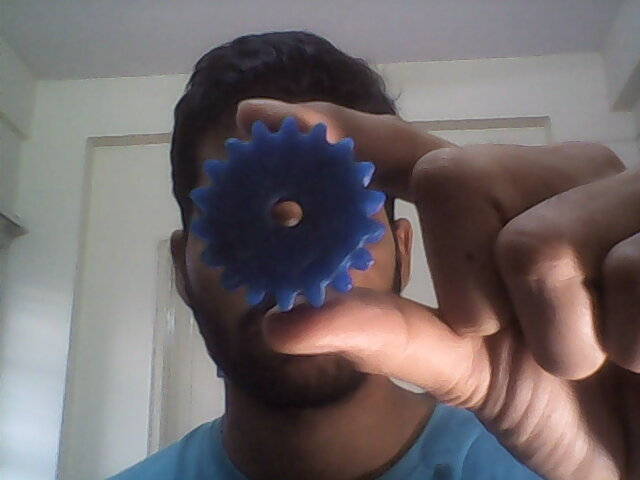
#> input picture other_images/image_1.jpg, 640 x 480 px; its folder holds only this picture in this run
$ python distance_triangle.py   (older library calls are emulated)
#> lines starting #> are read from the running program, lines starting #| are printed output that depends on the picture; after the words box and inside, x2 and y2 are one past the last pixel; in counts of white or black regions, pixels touching at a corner belong together
#> further down, image is the input picture: shape (480, 640, 3); mean B, G, R 106.8, 105.3, 113.4
import cv2
import glob

def find_marker(image):
    gray = cv2.cvtColor(image, cv2.COLOR_BGR2GRAY)
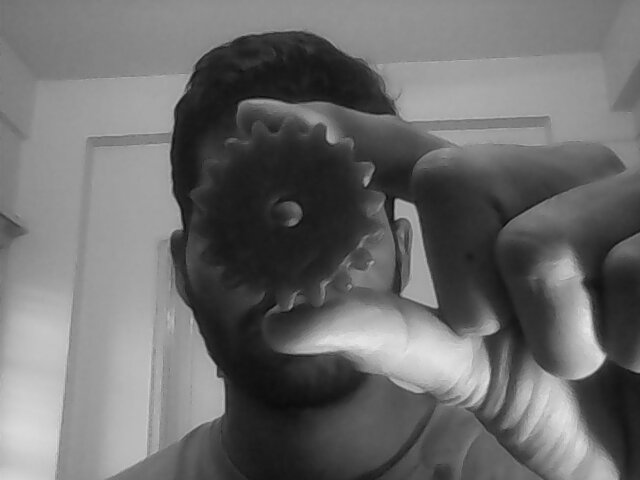
#> gray: shape (480, 640); min 10, max 233, mean 107.9
    gray = cv2.GaussianBlur(gray, (5, 5), 0)
    edged = cv2.Canny(gray, 35, 125)
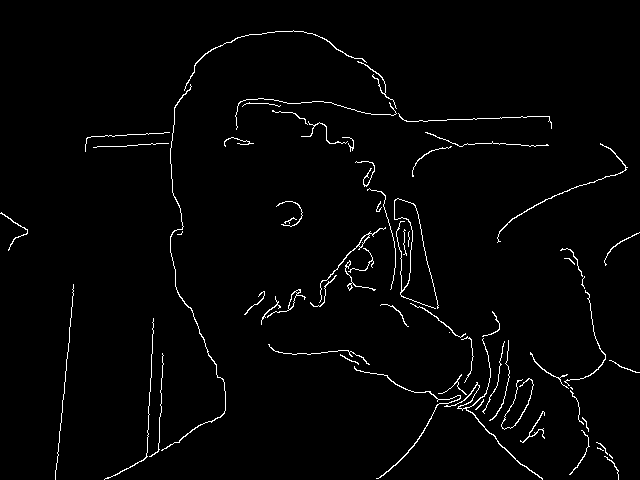
#> edged: shape (480, 640); 2% white in thin lines or dots

    (frame,cnts,_) = cv2.findContours(edged.copy(), cv2.RETR_LIST, cv2.CHAIN_APPROX_SIMPLE)
#> cnts = 70 contours, 52 with area under 20; largest, box (x1, y1, x2, y2) and area: (444, 338, 543, 480) 102, (267, 289, 306, 318) 92, (319, 227, 386, 303) 91, (161, 84, 226, 451) 88, (354, 366, 461, 479) 80
    c = max(cnts, key=cv2.contourArea)
#> c = contour of 260 points, box (x1, y1, x2, y2) (444, 338, 543, 480), area 102
    return cv2.minAreaRect(c)

def distance_to_camera(knownWidth, focalLength, perWidth):
	# compute and return the distance from the maker to the camera
	return (knownWidth * focalLength) / perWidth

KNOWN_DISTANCE = 6
KNOWN_WIDTH = 1.5

IMAGE_PATHS=glob.glob('other_images/image_*.jpg')
print(IMAGE_PATHS)

image = cv2.imread(IMAGE_PATHS[0])
marker = find_marker(image)
#> marker = ((484, 420.5), (62.35, 152.8), -22.85)
focalLength = (marker[1][0] * KNOWN_DISTANCE) / KNOWN_WIDTH
#> focalLength = 249.4

for imagePath in IMAGE_PATHS:
    print(imagePath)
    image = cv2.imread(imagePath)
    marker = find_marker(image)
    distance = distance_to_camera(KNOWN_WIDTH, focalLength, marker[1][0])
#> distance = 6
    print(distance)
#| 6.0
    cv2.imshow(str(imagePath), image)
    cv2.waitKey(0)

$ run again, on other_images/image_5.jpg
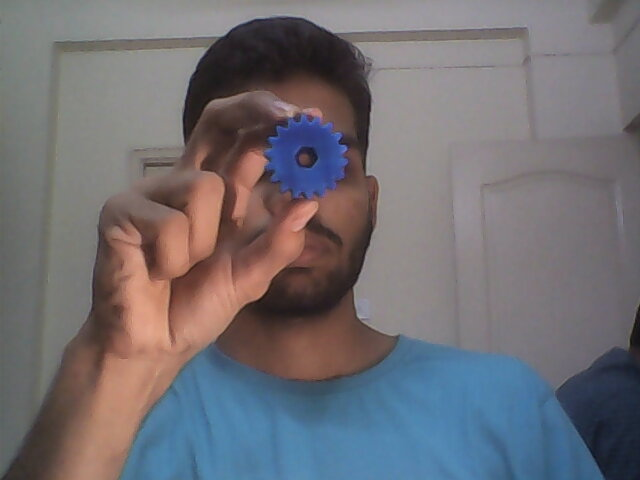
#> input picture other_images/image_5.jpg, 640 x 480 px
#> image is the input picture: shape (480, 640, 3); mean B, G, R 115.2, 110.1, 112.8
#> in find_marker, `gray = cv2.cvtColor(image, cv2.COLOR_BGR2GRAY)`:
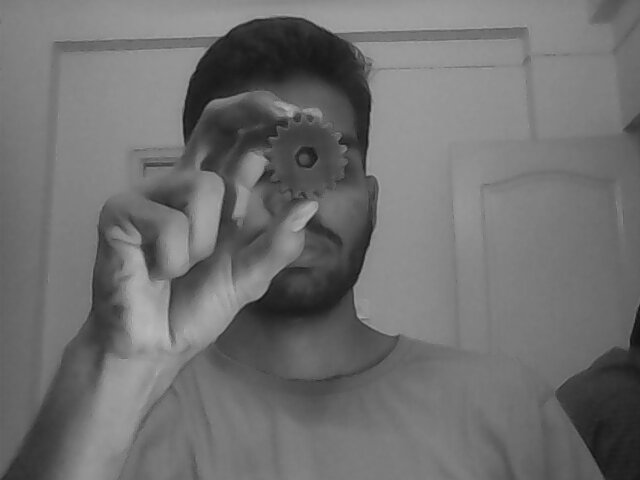
#> gray: shape (480, 640); min 14, max 186, mean 111.5
#> in find_marker, `edged = cv2.Canny(gray, 35, 125)`:
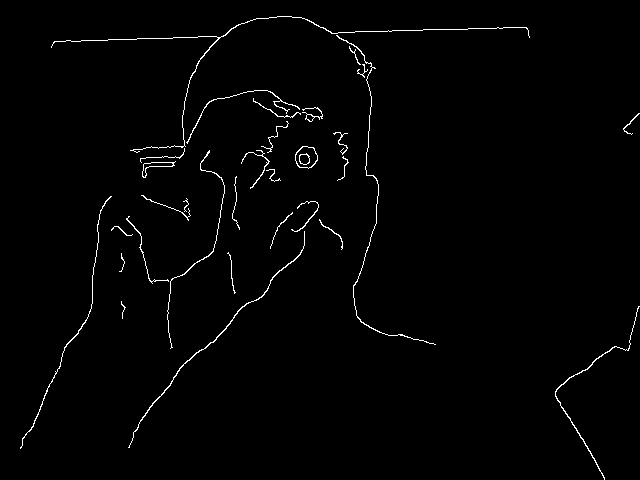
#> edged: shape (480, 640); 1.3% white in thin lines or dots
#> cnts = 37 contours, 19 with area under 20; largest, box (x1, y1, x2, y2) and area: (295, 146, 318, 169) 379, (295, 146, 318, 169) 359, (142, 161, 176, 178) 149, (142, 162, 174, 178) 140, (128, 231, 305, 448) 136
#> c = contour of 27 points, box (x1, y1, x2, y2) (295, 146, 318, 169), area 379
#> marker = ((306, 157), (22, 22), -90)
#> focalLength = 88
#> distance = 6
#| 6.0

$ run again, on other_images/image_2.jpg
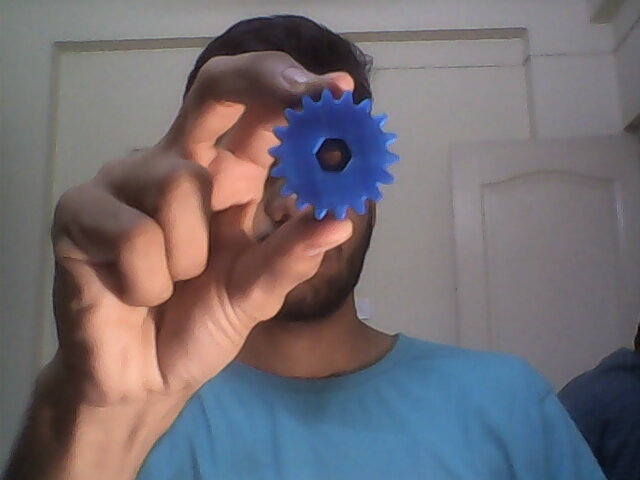
#> input picture other_images/image_2.jpg, 640 x 480 px
#> image is the input picture: shape (480, 640, 3); mean B, G, R 114.7, 109.2, 115.1
#> in find_marker, `gray = cv2.cvtColor(image, cv2.COLOR_BGR2GRAY)`:
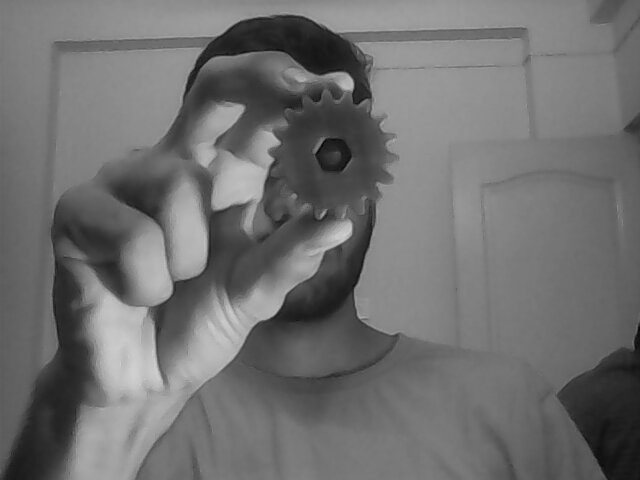
#> gray: shape (480, 640); min 4, max 209, mean 111.6
#> in find_marker, `edged = cv2.Canny(gray, 35, 125)`:
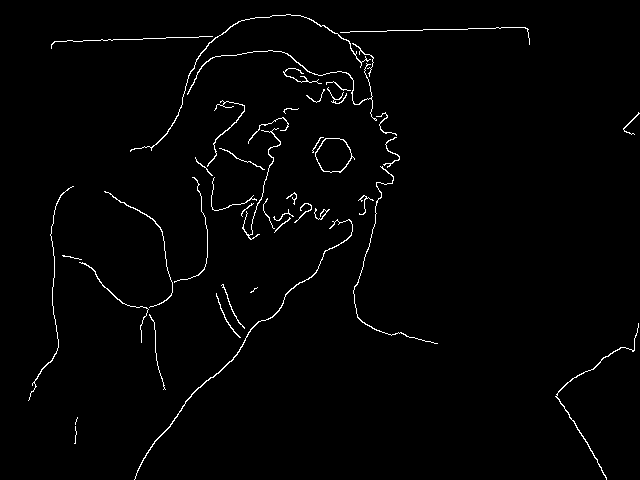
#> edged: shape (480, 640); 1.6% white in thin lines or dots
#> cnts = 45 contours, 31 with area under 20; largest, box (x1, y1, x2, y2) and area: (315, 138, 355, 173) 954, (315, 138, 352, 173) 916, (134, 219, 353, 480) 174, (130, 14, 371, 152) 103, (555, 323, 639, 480) 88
#> c = contour of 56 points, box (x1, y1, x2, y2) (315, 138, 355, 173), area 954
#> marker = ((332.8, 154.7), (36.69, 35.12), -42.88)
#> focalLength = 146.8
#> distance = 6
#| 6.0

$ run again, on other_images/image_3.jpg
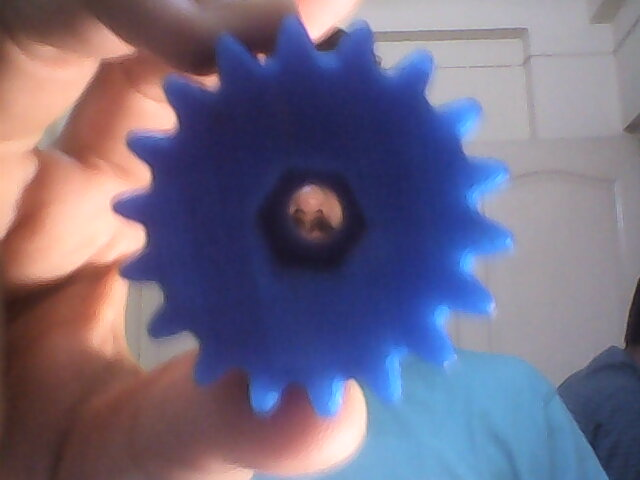
#> input picture other_images/image_3.jpg, 640 x 480 px
#> image is the input picture: shape (480, 640, 3); mean B, G, R 131.3, 107.6, 114.6
#> in find_marker, `gray = cv2.cvtColor(image, cv2.COLOR_BGR2GRAY)`:
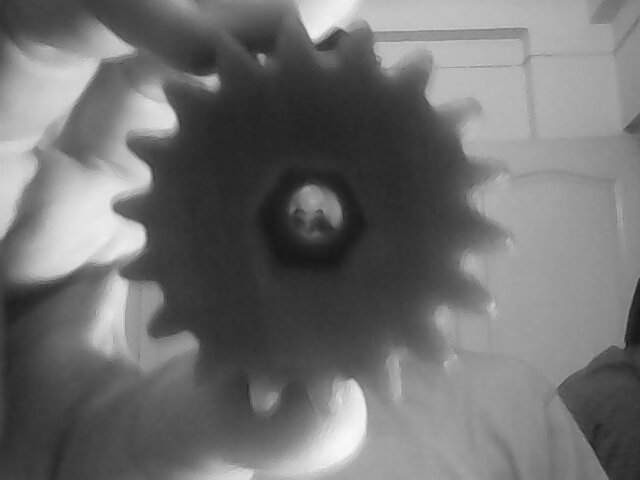
#> gray: shape (480, 640); min 23, max 248, mean 112.4
#> in find_marker, `edged = cv2.Canny(gray, 35, 125)`:
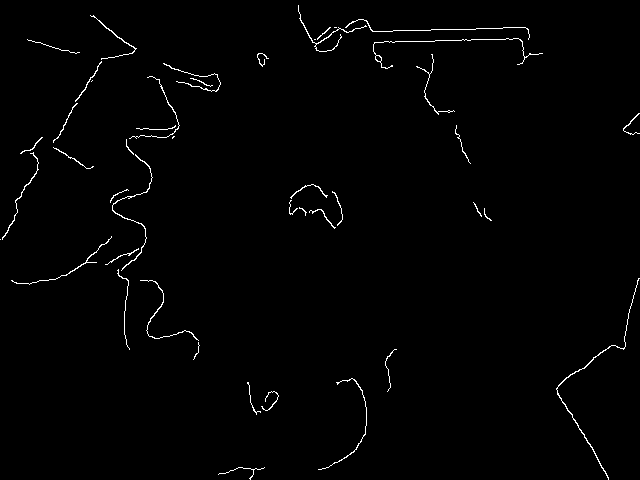
#> edged: shape (480, 640); 1.1% white in thin lines or dots
#> cnts = 47 contours, 35 with area under 20; largest, box (x1, y1, x2, y2) and area: (556, 278, 640, 480) 90, (112, 154, 153, 271) 57, (373, 38, 543, 69) 42, (298, 5, 367, 52) 38, (2, 152, 39, 240) 37
#> c = contour of 265 points, box (x1, y1, x2, y2) (556, 278, 640, 480), area 90
#> marker = ((591.2, 373.5), (203.4, 65.26), -81.23)
#> focalLength = 813.5
#> distance = 6
#| 6.0

$ run again, on other_images/image_4.jpg
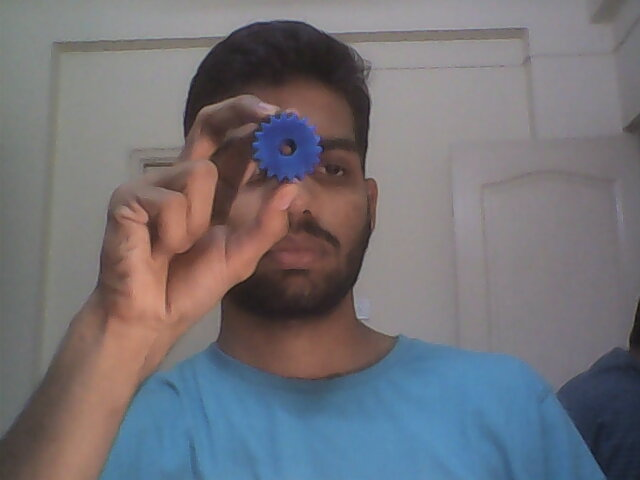
#> input picture other_images/image_4.jpg, 640 x 480 px
#> image is the input picture: shape (480, 640, 3); mean B, G, R 119.1, 113.7, 114.8
#> in find_marker, `gray = cv2.cvtColor(image, cv2.COLOR_BGR2GRAY)`:
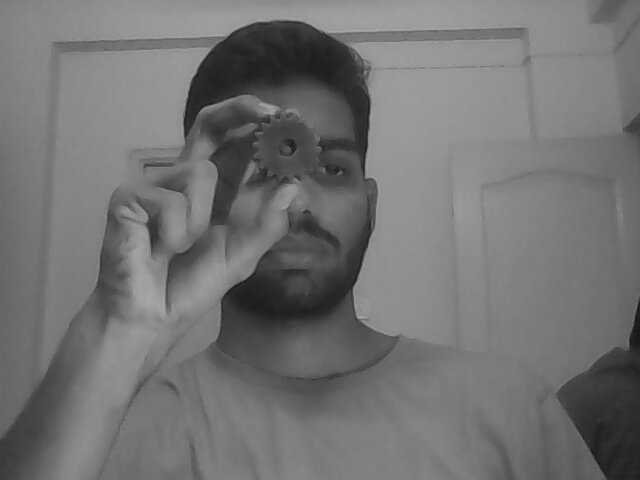
#> gray: shape (480, 640); min 18, max 170, mean 114.6
#> in find_marker, `edged = cv2.Canny(gray, 35, 125)`:
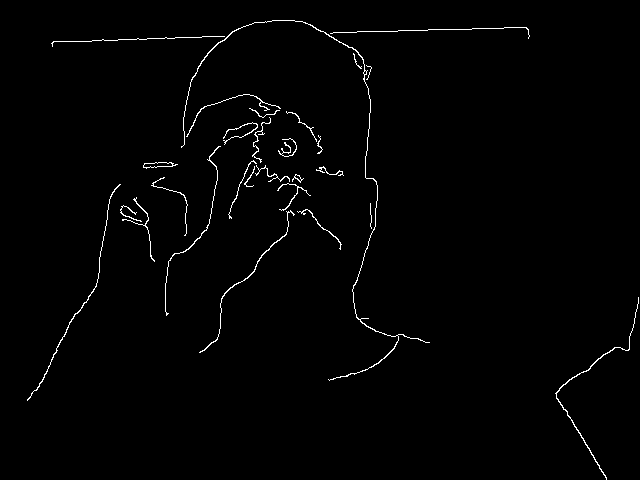
#> edged: shape (480, 640); 1.2% white in thin lines or dots
#> cnts = 31 contours, 16 with area under 20; largest, box (x1, y1, x2, y2) and area: (181, 20, 430, 381) 144, (143, 162, 178, 169) 114, (143, 162, 173, 168) 108, (555, 297, 639, 480) 94, (199, 210, 295, 353) 69
#> c = contour of 593 points, box (x1, y1, x2, y2) (181, 20, 430, 381), area 144
#> marker = ((294.9, 200.3), (198.5, 365.8), -12.84)
#> focalLength = 793.8
#> distance = 6
#| 6.0
